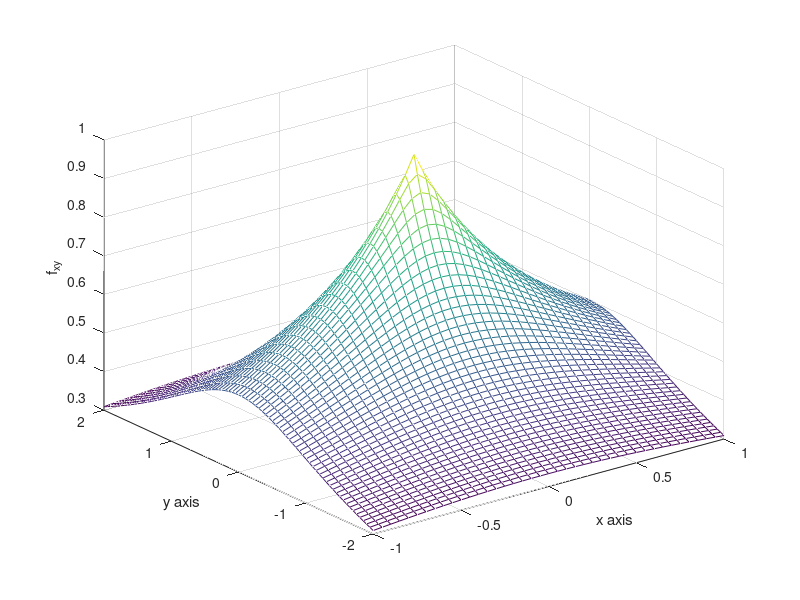
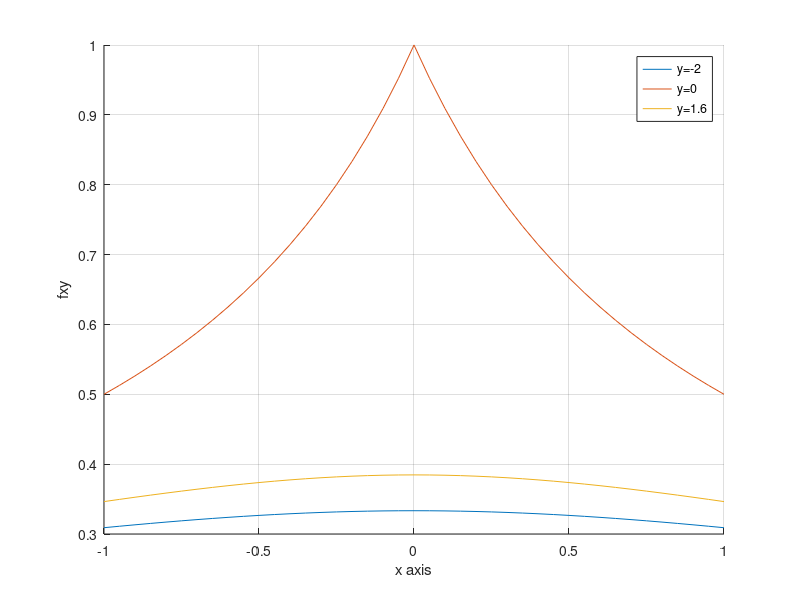

MATLAB code for these plots, in order:
x = [-1:0.05:1];
y = [-2:0.05:2];
% 3d plot
[X,Y]=meshgrid(x,y);
fxy = 1./(1+(X.^2+Y.^2).^0.5);
figure;
mesh(X,Y,fxy);
xlabel('x axis');
ylabel('y axis');
zlabel('f_{xy}');

% 2d plot at y = -2, 0, 1.6
figure;
hold all;
col_nums = zeros(1, 3);
y_values = [-2, 0, 1.6];
legend_info = cell(1, 3);
for i = 1:3
   col_nums(i) = find(y == y_values(i));
   plot(x, fxy(col_nums(i),:));
   legend_info{i} = ['y=' num2str(y_values(i))];
end
xlabel('x axis');
ylabel('f{xy}');
legend(legend_info);
grid on;
